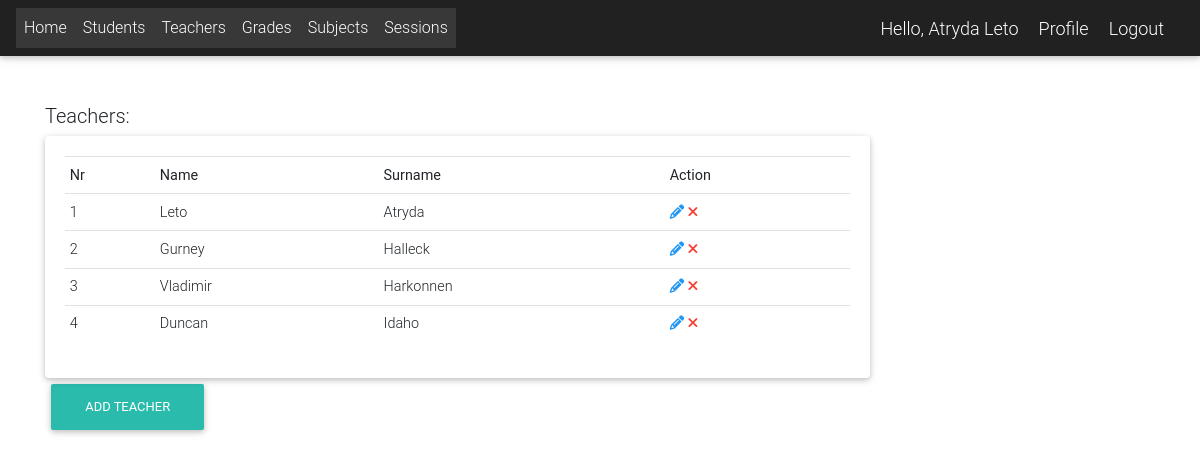
The page /teacher_list/ (signed in) on the database its author committed.
### app/models.py (models this page shows, shortened)
class User(AbstractUser):
    is_student = models.BooleanField(default=False)
    is_teacher = models.BooleanField(default=False)
    is_director = models.BooleanField(default=False)
    phone = models.CharField(max_length=60, blank=True, null=True)
    address = models.CharField(max_length=60, blank=True, null=True)
    email = models.EmailField(blank=True, null=True)
    username_validator = ASCIIUsernameValidator()
    def get_full_name(self):
        full_name = self.username
        if self.first_name and self.last_name:
            full_name = self.last_name + " " + self.first_name
        return full_name

class Teacher(models.Model):
    user = models.OneToOneField(User, on_delete=models.CASCADE)

### app/decorators.py (the view)
    def wrapped_func(request, *args, **kwargs):
        request = is_logged_in(request)
        resp = func(request, *args, **kwargs)
        return resp

### app/utils.py (called while the page is built)
def is_logged_in(request):
    if request.user.is_authenticated:
        return request
    raise PermissionDenied

### app/views.py (called while the page is built)
def teachers_subject(teacher):
    subjects = Subject.objects.all()
    sub_array = []
    iterator = SubjectIterator(items=subjects, teacher=teacher)
    while iterator.has_next():
        item = iterator.next()
        sub_array.append(item)
    return sub_array

@login_required
def teacher_list(request):
    teachers = Teacher.objects.all()
    subject_list2 = []
    for x in teachers:
        subject_list2.append(teachers_subject(x))
    context = {
        'teachers': teachers,
        'subjects': subject_list2
    }
    return render(request, 'teachers/teacher_list.html', context)

    def has_next(self):
        return False if self.indx >= len(self.items) else True

    def next(self):
        item = self.items[self.indx]
        self.indx += 1
        return item

### templates/teachers/teacher_list.html (shortened to what this page needs)
{% extends 'Links.html' %}
{% block content %}
    <div class="container ">
        <br><br>
        <div class="row">
            <div class="col-md-9">
                <h5>Teachers:</h5>
                <div class="card card-body">
                    <table class="table table-sm">
                        <tr>
                            <th>Nr</th>
                            <th>Name</th>
                            <th>Surname</th>
                            {% if request.user.is_superuser or request.user.is_director %}
                                <th>Action</th>
                            {% endif %}
                        </tr>
                        {% for t in teachers %}
                            <tr>
                                <td> {{ forloop.counter }}</td>
                                <td>{{ t.user.first_name }} </td>
                                <td>{{ t.user.last_name }} </td>
                                {% if request.user.is_superuser or request.user.is_director %}
                                    <td>
                                        <a data-toggle="tooltip" title="Edit" href="{% url 'edit_teacher' pk=t.pk %}"
                                           class="blue-text"><i class="fa fa-pencil"></i></a>
                                        <a data-toggle="tooltip" title="Delete"
                                           href="{% url 'delete_teacher' pk=t.pk %}" class="red-text"><i
                                                class="fa fa-times"></i></a>
                                    </td>
                                {% endif %}
                            </tr>
                        {% endfor %}
                    </table>
                </div>
                {% if request.user.is_superuser or request.user.is_director %}
                    <a class="btn btn-default btn-rounded mb-4" href="{% url 'teacher_add' %}" role="button">Add Teacher</a>
                {% endif %}
            </div>
        </div>
        <br><br>
    </div>
{% endblock %}

### templates/navbar.html (shortened to what this page needs)
{% load static %}
<nav class="navbar navbar-expand-lg navbar-dark bg-dark">
    <div class="collapse navbar-collapse" id="navbarNav">
        {% if request.user.is_authenticated %}
            <ul class="navbar-nav">
                <li class="nav-item active">
                    <a class="nav-link" href="{% url 'home' %}">Home</a>
                </li>
                <li class="nav-item active">
                    <a class="nav-link" href="{% url 'student_list' %}">Students</a>
                </li>
                <li class="nav-item active">
                    <a class="nav-link" href="{% url 'teacher_list' %}">Teachers</a>
                </li>
                <li class="nav-item active">
                    <a class="nav-link" href="{% url 'grades_list' %}">Grades</a>
                </li>
                <li class="nav-item active">
                    <a class="nav-link" href="{% url 'subject_list' %}">Subjects</a>
                    {% if  request.user.is_superuser or request.user.is_director %}
                        </li>
                        <li class="nav-item active">
                        <a class="nav-link" href="{% url 'session_list' %}">Sessions</a>
                    {% endif %}
            </ul>
            </div>
            <span class="greet">Hello, {{ request.user.get_full_name }}</span>
            <span><a class="greet" href="{% url 'profile' %}">Profile</a></span>
            <span><a class="greet" href="{% url 'logout' %}">Logout</a></span>
        {% endif %}
</nav>

### templates/navbar.html (style rules this page uses)
.greet { font-size: 18px; color: #fff; margin-right: 20px; }

### rows shown on the page
User: user.get_full_name "Atryda Leto"
Teacher: user.first_name "Leto", user.last_name "Atryda"
Teacher: user.first_name "Gurney", user.last_name "Halleck"
Teacher: user.first_name "Vladimir", user.last_name "Harkonnen"
Teacher: user.first_name "Duncan", user.last_name "Idaho"
